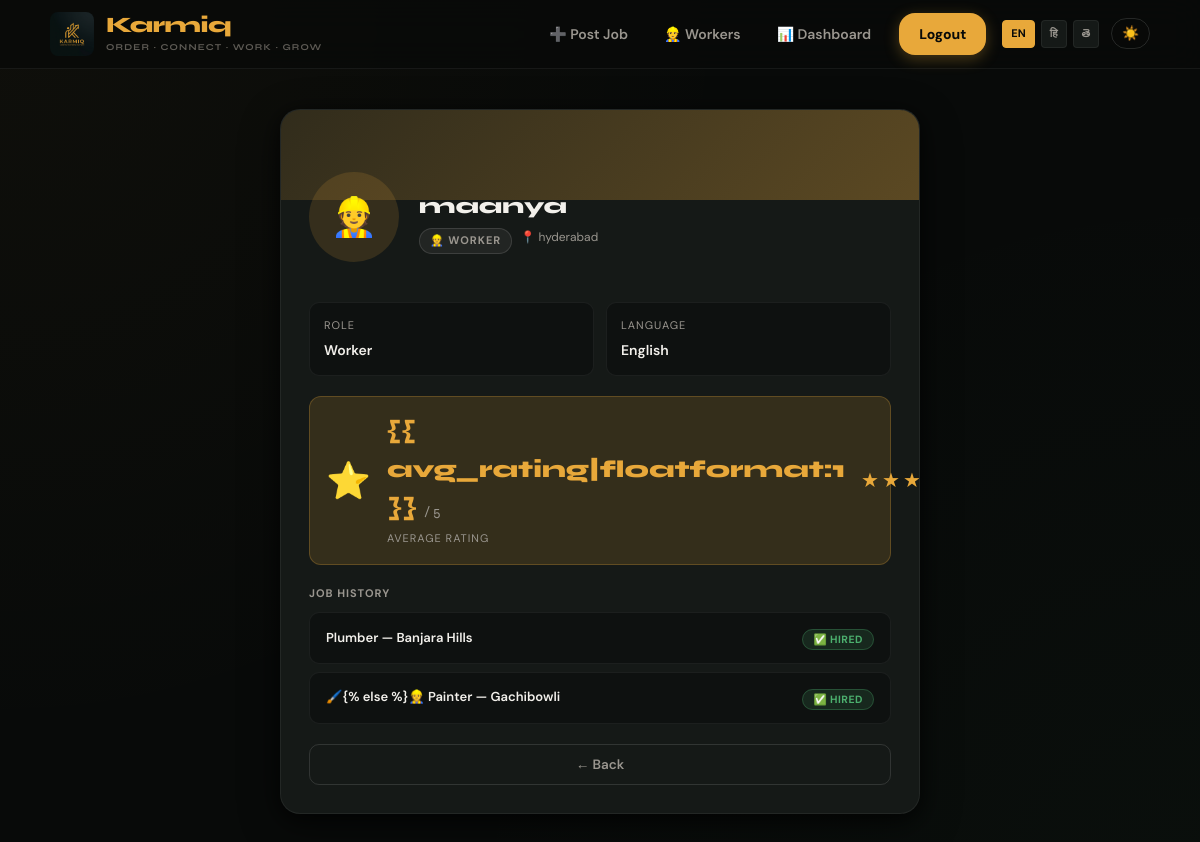
/profile/1/ (signed in), run on the app's committed database.
### users/models.py (models this page shows, shortened)
class User(models.Model):
    ROLE_CHOICES = [
        ('worker', 'Worker'),
        ('contractor', 'Contractor'),
    ]
    LANG_CHOICES = [
        ('en', 'English'),
        ('hi', 'Hindi'),
        ('te', 'Telugu'),
        ('ta', 'Tamil'),
    ]
    name = models.CharField(max_length=100)
    password = models.CharField(max_length=100)
    role = models.CharField(max_length=20, choices=ROLE_CHOICES)
    language = models.CharField(max_length=10, choices=LANG_CHOICES)
    location = models.CharField(max_length=200)
    profile_image = models.ImageField(upload_to='profiles/', null=True, blank=True)
    bio = models.TextField(blank=True, null=True)
    wage = models.IntegerField(null=True, blank=True)
    skills = models.CharField(max_length=200, blank=True)

### jobs/models.py (models this page shows, shortened)
class Application(models.Model):
    job = models.ForeignKey(Job, on_delete=models.CASCADE)
    worker = models.ForeignKey(User, on_delete=models.CASCADE)
    status = models.CharField(max_length=20, default="applied")
    rating = models.IntegerField(null=True, blank=True)
    review = models.TextField(blank=True, null=True)
    contractor_rating = models.IntegerField(null=True, blank=True)
    contractor_review = models.TextField(blank=True, null=True)

class Job(models.Model):
    title = models.CharField(max_length=200)
    salary = models.IntegerField()
    location = models.CharField(max_length=200)
    contractor = models.ForeignKey(User, on_delete=models.CASCADE)
    is_urgent = models.BooleanField(default=False)
    is_completed = models.BooleanField(default=False)
    timing = models.CharField(max_length=100, blank=True, null=True)
    job_date = models.DateField(null=True, blank=True)
    created_at = models.DateTimeField(default=timezone.now)
    image = models.ImageField(upload_to='job_images/', null=True, blank=True)
    max_workers = models.IntegerField(default=1)
    latitude = models.FloatField(null=True, blank=True)
    longitude = models.FloatField(null=True, blank=True)

### users/views.py (the view)
# urls.py: path('profile/<int:user_id>/', views.profile_view, name='profile'),
@custom_login_required
def profile_view(request, user_id):
    profile_user = User.objects.get(id=user_id)
    avg_rating = None
    applications = []
    if profile_user.role == 'worker':
        applications = Application.objects.filter(worker=profile_user).select_related('job')
        avg_rating = applications.filter(rating__isnull=False).aggregate(Avg('rating'))['rating__avg']
    return render(request, 'profile.html', {
        'profile_user': profile_user,
        'avg_rating': avg_rating,
        'applications': applications,
    })

### vrtp/context_processors.py (called while the page is built, shortened)
def language_context(request):
    lang = 'en'  # default
    user_id = request.session.get('user_id')
    if user_id:
        try:
            user = User.objects.get(id=user_id)
            if user.language in ('en', 'hi', 'te'):
                lang = user.language
        except User.DoesNotExist:
            pass
    qs_lang = request.GET.get('lang')
    if qs_lang in ('en', 'hi', 'te'):
        lang = qs_lang
    translations = get_translations(lang)
    nav_hired_count = 0
    return {
        'T': translations,
        'current_lang': lang,
        'nav_hired_count': nav_hired_count,
    }

### vrtp/translations.py (called while the page is built)
def get_translations(language_code):
    return TRANSLATIONS.get(language_code, TRANSLATIONS['en'])

### templates/profile.html (shortened to what this page needs)
{% extends 'base.html' %}
{% block content %}
{% load static %}
<div class="main">
  <div class="form-card" style="max-width:640px; margin:0 auto 32px; padding:0; overflow:hidden; border-radius:20px;">
    <div style="height:90px; background:linear-gradient(135deg,#e8a83a22,#e8a83a55); position:relative;"></div>
    <div
      style="display:flex; align-items:flex-end; gap:20px; padding:0 28px; margin-top:-48px; margin-bottom:20px; flex-wrap:wrap;">
      <div
        style="width:90px; height:90px; border-radius:50%; overflow:hidden; border:4px solid var(--bg1); background:var(--amber-glo); display:flex; align-items:center; justify-content:center; flex-shrink:0;">
        {% if profile_user.profile_image %}
        <img src="{{ profile_user.profile_image.url }}" alt="{{ profile_user.name }}"
          style="width:100%; height:100%; object-fit:cover;">
        {% else %}
        <span style="font-size:38px;">{% if profile_user.role == 'contractor' %}🏗️{% else %}👷{% endif %}</span>
        {% endif %}
      </div>
      <div style="padding-bottom:8px; flex:1; min-width:160px;">
        <div style="font-family:var(--fd); font-size:22px; font-weight:800; color:var(--t1);">{{ profile_user.name }}
        </div>
        <div style="display:flex; gap:8px; flex-wrap:wrap; margin-top:4px;">
          <span class="badge badge-filled" style="font-size:11px; text-transform:uppercase; letter-spacing:1px;">
            {% if profile_user.role == 'contractor' %}🏗️ Contractor{% else %}👷 Worker{% endif %}
          </span>
          {% if profile_user.location %}
          <span style="font-size:12px; color:var(--t2);">📍 {{ profile_user.location }}</span>
          {% endif %}
        </div>
      </div>
    </div>
    <div style="padding:0 28px 28px; display:flex; flex-direction:column; gap:20px;">
      <div style="display:grid; grid-template-columns:1fr 1fr; gap:12px;">
        <div style="background:var(--bg2); border:1px solid var(--border); border-radius:10px; padding:14px;">
          <div
            style="font-size:11px; color:var(--t2); text-transform:uppercase; letter-spacing:1px; margin-bottom:4px;">
            Role</div>
          <div style="font-size:14px; font-weight:600; color:var(--t1);">{{ profile_user.get_role_display }}</div>
        </div>
        <div style="background:var(--bg2); border:1px solid var(--border); border-radius:10px; padding:14px;">
          <div
            style="font-size:11px; color:var(--t2); text-transform:uppercase; letter-spacing:1px; margin-bottom:4px;">
            Language</div>
          <div style="font-size:14px; font-weight:600; color:var(--t1);">{{ profile_user.get_language_display }}</div>
        </div>
      </div>
      {% if avg_rating %}
      <div
        style="background:var(--amber-glo); border:1px solid rgba(232,168,58,.25); border-radius:12px; padding:16px; display:flex; align-items:center; gap:16px;">
        <div style="font-size:36px;">⭐</div>
        <div>
          <div style="font-family:var(--fd); font-size:24px; font-weight:800; color:var(--amber);">{{
            avg_rating|floatformat:1 }} <span style="font-size:14px; color:var(--t2); font-weight:400;">/ 5</span></div>
          <div style="font-size:11px; color:var(--t2); text-transform:uppercase; letter-spacing:1px; margin-top:2px;">
            Average Rating</div>
        </div>
        <div style="margin-left:auto; display:flex; gap:3px;">
          {% for i in "12345" %}
          {% if forloop.counter <= avg_rating %} <span style="font-size:20px; color:var(--amber);">★</span>
            {% else %}
            <span style="font-size:20px; color:var(--border2);">★</span>
            {% endif %}
            {% endfor %}
        </div>
      </div>
      {% endif %}
      {% if applications %}
      <div>
        <div
          style="font-size:11px; text-transform:uppercase; letter-spacing:1px; color:var(--t2); margin-bottom:10px; font-weight:700;">
          Job History</div>
        <div style="display:flex; flex-direction:column; gap:8px;">
          {% for app in applications %}
          <div
            style="display:flex; justify-content:space-between; align-items:center; background:var(--bg2); border:1px solid var(--border); border-radius:10px; padding:12px 16px; flex-wrap:wrap; gap:8px;">
            <div style="font-size:13px; font-weight:600; color:var(--t1);">
              {% if app.job.title == "Mason" %}🧱{% elif app.job.title == "Carpenter" %}🪚{% elif app.job.title ==
              "Plumber" %}🚰{% elif app.job.title == "Electrician" %}⚡{% elif app.job.title == "Painter" %}🖌️{% else
              %}👷{% endif %}
              {{ app.job.title }} — {{ app.job.location }}
            </div>
            <div>
              {% if app.status == "hired" %}
              <span class="badge badge-hired">✅ Hired</span>
              {% else %}
              <span class="badge"
                style="background:rgba(232,168,58,.12); color:var(--amber); border:1px solid rgba(232,168,58,.25);">⏳
                Applied</span>
              {% endif %}
            </div>
          </div>
          {% endfor %}
        </div>
      </div>
      {% endif %}
      <a onclick="history.back()" class="btn btn-ghost" style="cursor:pointer; text-align:center;">← Back</a>
    </div>
  </div>
</div>
{% endblock %}

### templates/static/css/style.css (style rules this page uses)
:root { --bg: #080a09; --bg2: #0e1110; --surface: #151917; --surface2: #1e2421; --border: rgba(255, 255, 255, 0.06); --border2: rgba(255, 255, 255, 0.12); --amber: #e8a83a; --amber-d: #c48c2a; --amber-glo: rgba(232, 168, 58, 0.15); --green: #4caf6e; --teal: #3ec1a3; --red: #e05252; --t1: #f2f0eb; --t2: #9a968f; --t3: #5e5b55; --r-sm: 10px; --r-md: 16px; --r-lg: 24px; --r-xl: 32px; --shadow: 0 4px 20px rgba(0, 0, 0, 0.6), 0 12px 40px rgba(0, 0, 0, 0.4); --glass: backdrop-filter: blur(12px) saturate(180%); --fd: 'Syne', sans-serif; --fb: 'DM Sans', sans-serif; --transition: all 0.3s cubic-bezier(0.4, 0, 0.2, 1); }
*, *::before, *::after { box-sizing: border-box; margin: 0; padding: 0 }
html { scroll-behavior: smooth }
body { font-family: var(--fb); background: var(--bg); background-image: radial-gradient(circle at 0% 0%, rgba(232, 168, 58, 0.03) 0%, transparent 50%), radial-gradient(circle at 100% 100%, rgba(76, 175, 110, 0.03) 0%, transparent 50%); color: var(--t1); min-height: 100vh; line-height: 1.6; -webkit-font-smoothing: antialiased; overflow-x: hidden; }
.main { animation: pageFadeIn 0.5s cubic-bezier(0.4, 0, 0.2, 1) forwards; }
.main { animation: fadeIn 0.6s ease-out forwards; }
.main { flex: 1; max-width: 920px; width: 100%; margin: 0 auto; padding: 40px 20px 80px }
.btn { display: inline-flex; align-items: center; justify-content: center; gap: 8px; padding: 12px 24px; border-radius: var(--r-md); font-weight: 700; text-decoration: none; font-size: 14px; transition: var(--transition); cursor: pointer; border: 1px solid transparent; }
.btn-ghost { background: var(--surface2); color: var(--t1); border-color: var(--border2); }
.form-card { background: var(--surface); border: 1px solid var(--border); border-radius: var(--r-xl); padding: 32px; box-shadow: var(--shadow); }
.badge { font-size: 11px; font-weight: 800; padding: 4px 10px; border-radius: 100px; text-transform: uppercase; letter-spacing: 0.5px; white-space: nowrap; }
.badge-hired { background: rgba(76, 175, 110, 0.15); color: var(--green); border: 1px solid rgba(76, 175, 110, 0.3); }
.badge { font-size: 10.5px; font-weight: 700; padding: 3px 10px; border-radius: 100px; text-transform: uppercase; letter-spacing: .5px }
.badge-filled { background: rgba(154, 150, 143, .1); color: var(--t2); border: 1px solid var(--border2) }
.badge-hired { background: rgba(76, 175, 110, .15); color: var(--green); border: 1px solid rgba(76, 175, 110, .3) }
.btn { display: inline-flex; align-items: center; gap: 6px; justify-content: center; font-family: var(--fb); font-size: 13.5px; font-weight: 600; padding: 9px 18px; border-radius: var(--r-sm); border: none; cursor: pointer; text-decoration: none; transition: all .18s; white-space: nowrap }
.btn-ghost { background: transparent; color: var(--t2); border: 1px solid var(--border2) }
.form-card { background: var(--surface); border: 1px solid var(--border); border-radius: var(--r-xl); padding: 36px; box-shadow: var(--shadow); max-width: 440px; margin: 0 auto; display: flex; flex-direction: column; gap: 20px }

### data on the page
User: name "maanya", location "hyderabad", role "Worker", language "English"
Application: job "Plumber", job.location "Banjara Hills", status "✅ HIRED"
Application: shows "🖌️{% else %}👷", job "Painter", job.location "Gachibowli", status "✅ HIRED"

### other printed values
{{ T.nav_post_job }} "Post Job"
{{ T.nav_dashboard }} "Dashboard"
{{ T.nav_logout }} "Logout"
